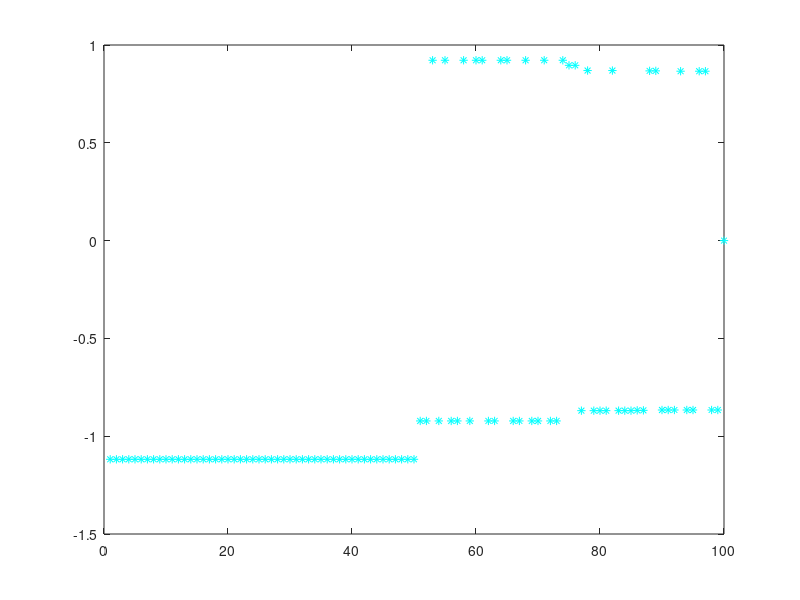

The MATLAB script that drew this image:

format long e;

%kreiranje bidijagonalne matrice
n = 100;
value = 1/2;
A = diag(value *ones(1,n)) + diag(ones(1,n-1),1);

%računanje QRa
[Q, R, P] = qr(A);
%diag(R) provjera dijagonalnih elementa od R
plot(diag(R),'c*'); %samo zadnji element je jako mali!!;

%računanje svd-a
[U,S,V] = svd(A);
%semilogy(diag(S), "c*");
%diag(S) provjera singularnih vrijednosti

x = transpose(1:1:100);
b = A * x;
x_solution = R \ (Q' * b);
x_solution = P * x_solution ;


%rješavanje problema najmanjih kvadrata koristeći potpuno ortogonalnu
%dekompoziciju
 %A je 100 x 100, rank je 99
R(100,100) = 0;
R11 = R(1:99, 1:99);
R12 = R(1:99, 100);
R_krnja = [R11'; R12'];

[Z, L] = qr(R_krnja); %vidjeli smo gore da je samo zadnji element jako mali

L11 = L(1:99, 1:99)';
L = transpose(L(1:99,:)); %transpose jer je donje trokutasta
S = P * Z; %ovdje Z transponirano al nisam ni gore pa nemoram transponirat sad

tmp = [L11 \ Q(:,1:99)'*b; 0];
x_nk  = S * tmp;

%relativne greske - usporedba s MNK ranga
rel_greska1 = norm(x-x_solution,2) / norm(x,2)
rel_greska2 = norm(x-x_nk,2) / norm(x,2)

%sad gledam matrice R, njihove uvjetovanosti

cond(R,2) %inf
cond(R_krnja, 2) %ovo je 3
%velike razlike u uvjetovanosti
%male svojstvene vrijednost -> ponašamo se kao da nije punog ranga






